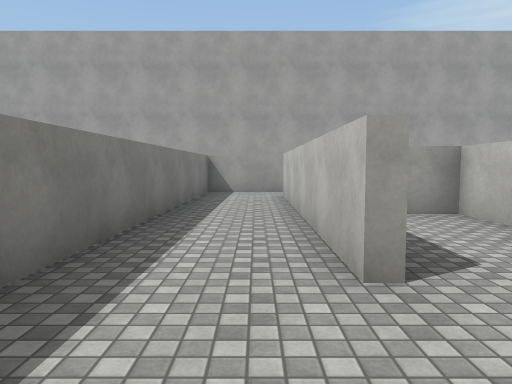
View 1 (above)

14 first-person views from a walk through a scene from a Unity 3-D project. The camera is 1.4 m above the floor, tilts 4° down and sees 70° across. The floor is counted in squares, 2 m on a side. Each view is taken from the middle of a square. On the plan, view 1 faces up. The plan holds only what a view shows up to about 11 squares ahead; the rest is blank. The place goes on beyond the plan. The player character is not drawn. Surface patterns are stand-ins for the level's own textures.

View 2
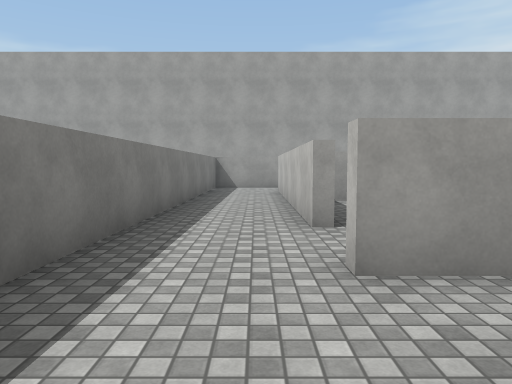

View 3
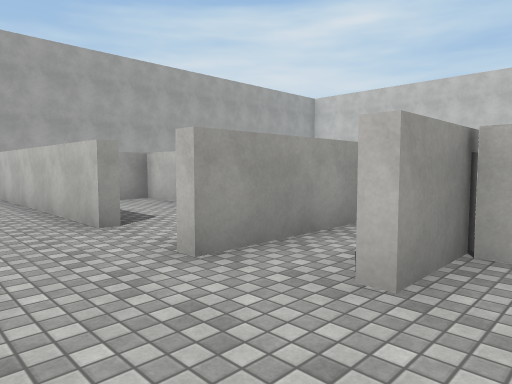

View 4
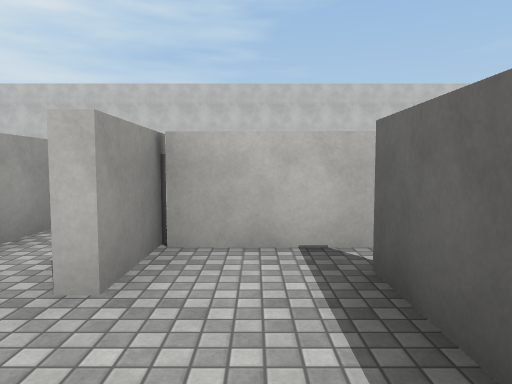

View 5
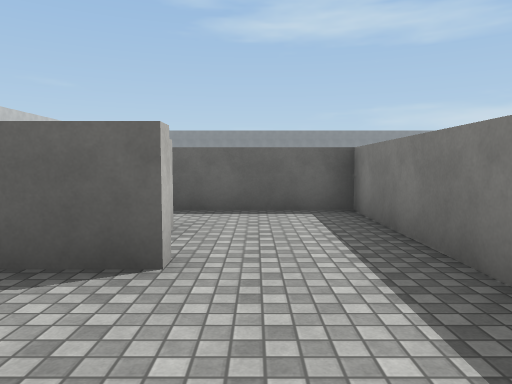

View 6
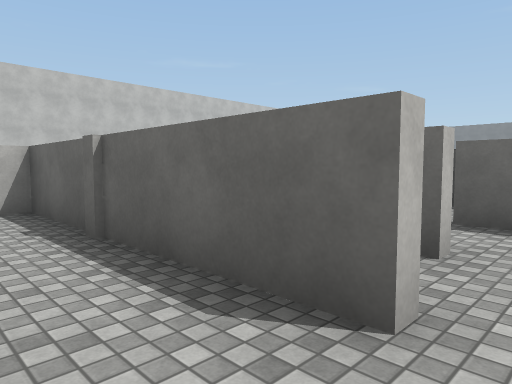

View 7
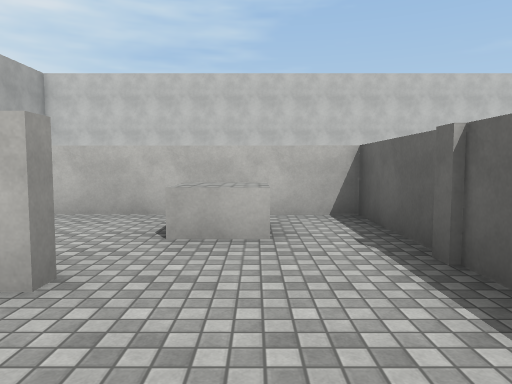

View 8
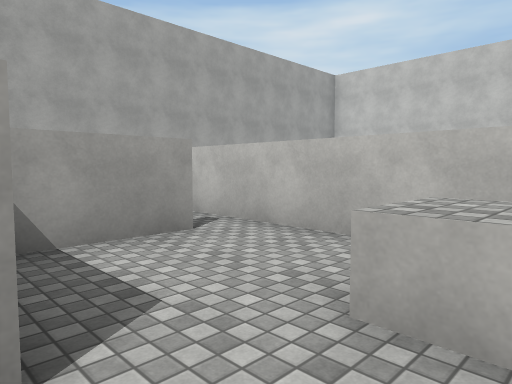

View 9
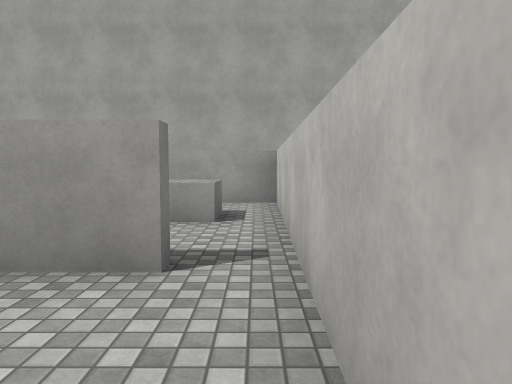

View 10
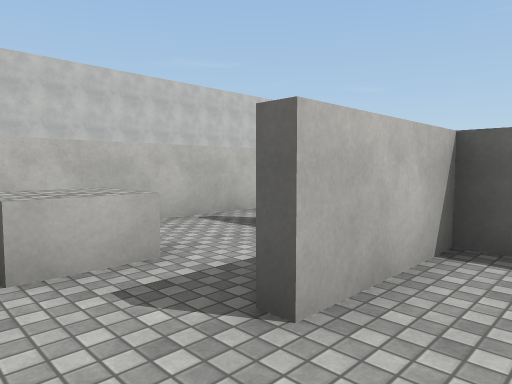

View 11
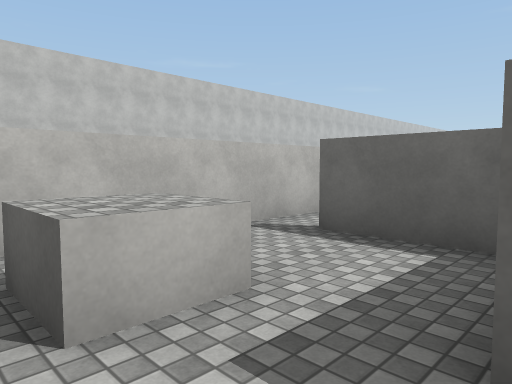

View 12
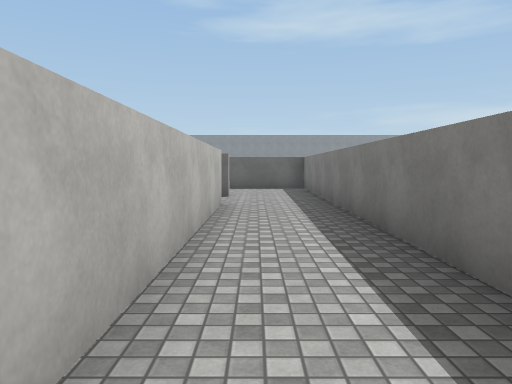

View 13
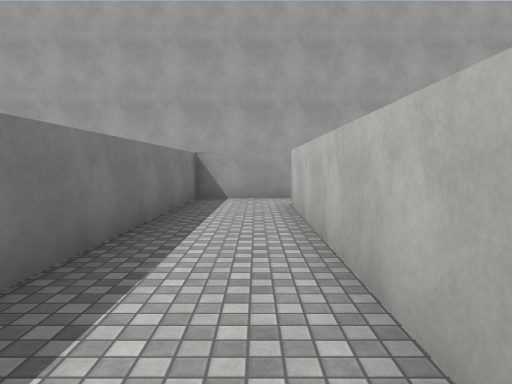

View 14
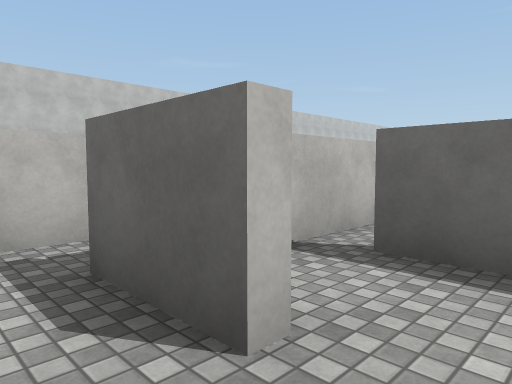

### Floor plan
Points are (right, up) in squares from view 1. A wall is a line through its corners. A room is listed if a view was taken in it or the views show most of it. See-through windows are left out.
Room 1 (views 1, 2, 3, 4, 14)
walls: (-1.5, 0.4) (-1.6, -2.8) (1.5, -2.8); (2.5, -1.2) (0.9, -1.2); (2.1, -4.2) (2.1, -1.1)
ways out: opening at (0, 1) to room 2; opening at (1.5, 0)
Room 2 (views 5, 6, 12, 13)
walls: (0.6, 2.1) (0.6, 8.8); (-1.3, 9.6) (-1.5, 0.4)
ways out: opening at (0, 1) to room 1; opening at (1, 2) to room 3; opening at (1, 9) to room 5
Room 3 (view 7)
walls: (3, 3.1) (3, 5.4) (1.5, 5.4); (0.6, 0.5) (2.5, 0.5)
ways out: opening at (1, 2) to room 2; opening at (3, 2.5) to room 4
Room 4 (views 8, 9)
walls: (5.5, 5.4) (3.6, 5.4); (2.5, 0.5) (6.2, 0.5) (6.3, 5.4)
ways out: opening at (3, 2.5) to room 3; opening at (6, 6) to room 5
objects: block (5, 2)
Room 5 (views 10, 11)
walls: (3.6, 5.6) (5.4, 5.6); (3, 5.6) (3, 7.8); (6.3, 5.4) (6.4, 9.3)
ways out: opening at (1, 9) to room 2; opening at (6, 6) to room 4
objects: block (5, 8)

Positions as (right, up) in squares from view 1, and headings:
1: (0, 0), facing up
2: (0, -2), facing up
3: (-1, -2), facing up-right
4: (-1, -2), facing right
5: (0, 3), facing down
6: (0, 2), facing down-right
7: (1, 2), facing right
8: (3, 2), facing up-right
9: (6, 3), facing up
10: (2, 9), facing down-right
11: (3, 9), facing down-right
12: (0, 9), facing down
13: (0, 2), facing up
14: (0, 0), facing down-right
